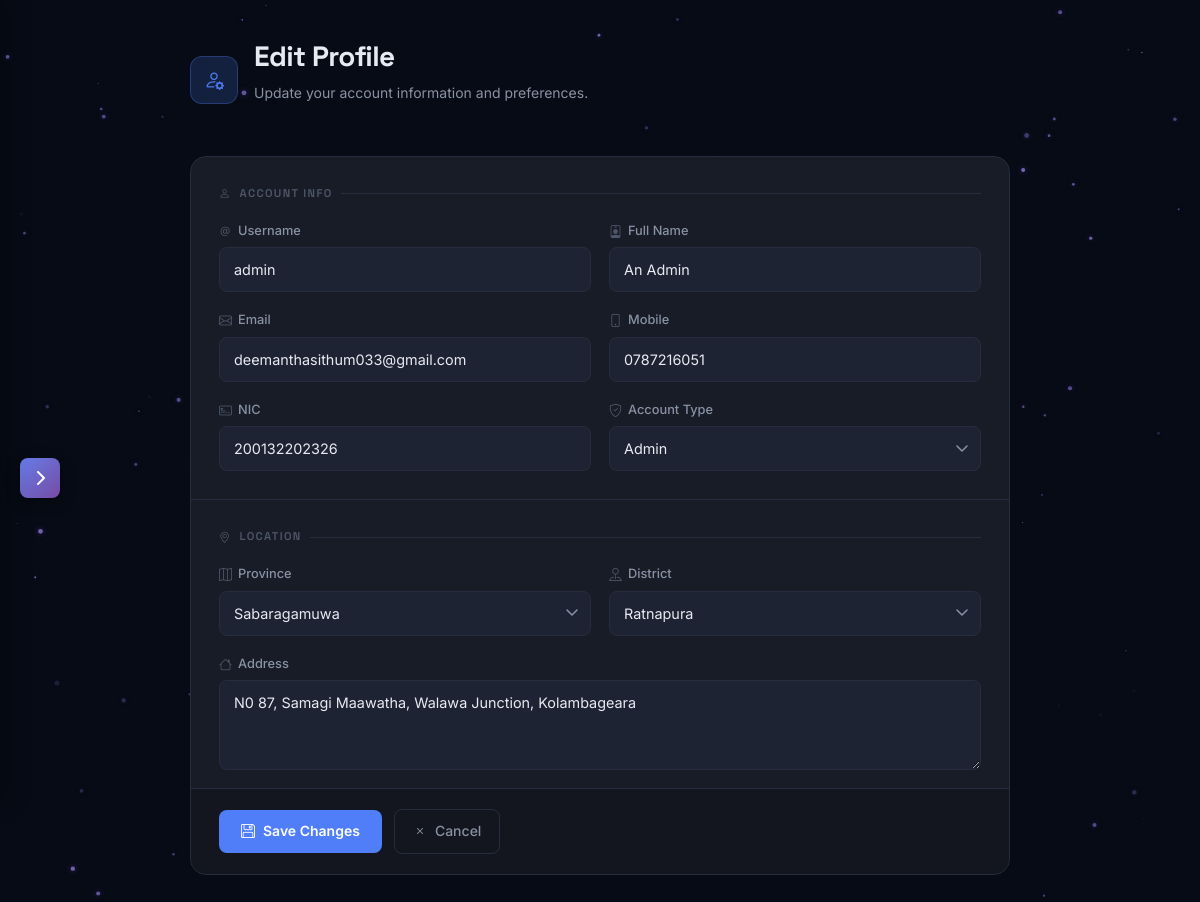
Page /edit_user_user_side_frontend.php (signed in) on the committed database.
### tables this page shows
CREATE TABLE `users` (
  `user_id` int NOT NULL AUTO_INCREMENT,
  `username` varchar(50) DEFAULT NULL,
  `fullname` varchar(100) NOT NULL,
  `mobile` varchar(15) DEFAULT NULL,
  `email` varchar(100) DEFAULT NULL,
  `nic` varchar(20) DEFAULT NULL,
  `district` varchar(100) NOT NULL,
  `province` varchar(100) NOT NULL,
  `address` text NOT NULL,
  `user_type` varchar(50) NOT NULL,
  `password` varchar(255) NOT NULL,
  `created_at` timestamp NULL DEFAULT CURRENT_TIMESTAMP,
  PRIMARY KEY (`user_id`),
  UNIQUE KEY `username` (`username`),
  UNIQUE KEY `email` (`email`),
  UNIQUE KEY `nic` (`nic`)
);

### Includes/sri_lanka_provinces_districts.php (called while the page is built)
<?php
$sl_provinces = [
    "Central" => ["Kandy", "Matale", "Nuwara Eliya"],
    "Eastern" => ["Ampara", "Batticaloa", "Trincomalee"],
    "North Central" => ["Anuradhapura", "Polonnaruwa"],
    "Northern" => ["Jaffna", "Kilinochchi", "Mannar", "Mullaitivu", "Vavuniya"],
    "North Western" => ["Kurunegala", "Puttalam"],
    "Sabaragamuwa" => ["Kegalle", "Ratnapura"],
    "Southern" => ["Galle", "Hambantota", "Matara"],
    "Uva" => ["Badulla", "Monaragala"],
    "Western" => ["Colombo", "Gampaha", "Kalutara"]
];
?>

### edit_user_user_side_frontend.php (the view, shortened to what this page needs)
<?php
include "includes/db_connection.php";
include "includes/sri_lanka_provinces_districts.php";
$Page_Name = "Edit Profile";
$cookie_data = [];
if (isset($_COOKIE['abc'])) {
    $cookie_data = json_decode($_COOKIE['abc'], true);
}
$user_id = isset($cookie_data['user_id']) ? intval($cookie_data['user_id']) : 0;
$stmt = $conn->prepare("SELECT * FROM users WHERE user_id = ?");
$stmt->bind_param("i", $user_id);
$stmt->execute();
$result = $stmt->get_result();
$user = $result->fetch_assoc();
$old_username  = htmlspecialchars($user['username']);
$old_fullname  = htmlspecialchars($user['fullname']);
$old_mobile    = htmlspecialchars($user['mobile']);
$old_email     = htmlspecialchars($user['email']);
$old_nic       = htmlspecialchars($user['nic']);
$old_address   = htmlspecialchars($user['address']);
$old_user_type = htmlspecialchars($user['user_type']);
$old_province  = htmlspecialchars($user['province']);
?>
<?php include "side_bar.php"; ?>
<!DOCTYPE html>
<html lang="si">
<head>
    <link href="https://cdn.jsdelivr.net/npm/bootstrap@5.3.0/dist/css/bootstrap.min.css" rel="stylesheet">
    <link href="https://cdn.jsdelivr.net/npm/bootstrap-icons@1.11.0/font/bootstrap-icons.css" rel="stylesheet">
</head>
<body>
<div class="profile-wrapper">
    <div class="page-header">
        <div class="page-header-icon"><i class="bi bi-person-gear"></i></div>
        <div class="page-header-text">
            <h1><?php echo $Page_Name; ?></h1>
            <p>Update your account information and preferences.</p>
        </div>
    </div>
    <form action="includes/edit_user_user_side_backend.php" method="POST">
        <div class="form-card">
            <div class="form-section">
                <div class="section-label"><i class="bi bi-person"></i> Account Info</div>
                <div class="form-row">
                    <div class="field-group">
                        <label class="field-label" for="username">
                            <i class="bi bi-at"></i> Username
                        </label>
                        <input type="text" id="username" name="username" class="field-input"
                               value="<?php echo $old_username; ?>" required
                               placeholder="your_username">
                    </div>
                    <div class="field-group">
                        <label class="field-label" for="fullname">
                            <i class="bi bi-person-badge"></i> Full Name
                        </label>
                        <input type="text" id="fullname" name="fullname" class="field-input"
                               value="<?php echo $old_fullname; ?>" required
                               placeholder="Your full name">
                    </div>
                </div>
                <div class="form-row">
                    <div class="field-group">
                        <label class="field-label" for="email">
                            <i class="bi bi-envelope"></i> Email
                        </label>
                        <input type="email" id="email" name="email" class="field-input"
                               value="<?php echo $old_email; ?>" required
                               placeholder="you@example.com">
                    </div>
                    <div class="field-group">
                        <label class="field-label" for="mobile">
                            <i class="bi bi-phone"></i> Mobile
                        </label>
                        <input type="text" id="mobile" name="mobile" class="field-input"
                               value="<?php echo $old_mobile; ?>" required
                               placeholder="+94 7X XXX XXXX">
                    </div>
                </div>
                <div class="form-row">
                    <div class="field-group">
                        <label class="field-label" for="nic">
                            <i class="bi bi-credit-card-2-front"></i> NIC
                        </label>
                        <input type="text" id="nic" name="nic" class="field-input"
                               value="<?php echo $old_nic; ?>" required
                               placeholder="123456789V">
                    </div>
                    <div class="field-group">
                        <label class="field-label" for="user_type">
                            <i class="bi bi-shield-check"></i> Account Type
                        </label>
                        <select id="user_type" name="user_type" class="field-input" required>
                            <?php if ($old_user_type === 'admin'): ?>
                                <option value="admin" <?php echo ($old_user_type == 'admin') ? 'selected' : ''; ?>>Admin</option>
                            <?php endif; ?>
                        </select>
                    </div>
                </div>
            </div>
            <div class="form-divider"></div>
            <div class="form-section">
                <div class="section-label"><i class="bi bi-geo-alt"></i> Location</div>
                <div class="form-row">
                    <div class="field-group">
                        <label class="field-label" for="province">
                            <i class="bi bi-map"></i> Province
                        </label>
                        <select id="province" name="province" class="field-input" required>
                            <?php
                            foreach ($sl_provinces as $prov => $districts) {
                                $selected = ($prov === $old_province) ? 'selected' : '';
                                echo "<option value=\"$prov\" $selected>$prov</option>";
                            }
                            ?>
                        </select>
                    </div>
                    <div class="field-group">
                        <label class="field-label" for="district">
                            <i class="bi bi-pin-map"></i> District
                        </label>
                        <select id="district" name="district" class="field-input" required>
                            <option value="">— Select District —</option>
                        </select>
                    </div>
                </div>
                <div class="form-row full">
                    <div class="field-group">
                        <label class="field-label" for="address">
                            <i class="bi bi-house"></i> Address
                        </label>
                        <textarea id="address" name="address" class="field-input" required
                                  placeholder="Your full address…"><?php echo $old_address; ?></textarea>
                    </div>
                </div>
            </div>
            <div class="form-actions">
                <button type="submit" class="btn-primary-custom">
                    <i class="bi bi-floppy"></i> Save Changes
                </button>
                <a href="index.php" class="btn-secondary-custom">
                    <i class="bi bi-x"></i> Cancel
                </a>
            </div>
        </div>
    </form>
</div>
</body>
</html>

### side_bar.php (style rules this page uses)
:root { --main-highlight-bg: rgba(255, 255, 255, 0.25); --main-highlight-color: #ffffff; --sub-highlight-bg: rgba(243, 8, 212, 0.4); --sub-highlight-color: #ffffff; }

### edit_user_user_side_frontend.php (style rules this page uses)
:root { --bg-base: #0d0f14; --bg-surface: #13161e; --bg-card: #181c27; --bg-elevated: #1e2333; --border: #272d3f; --border-focus: #4f7ef8; --accent: #4f7ef8; --accent-glow: rgba(79,126,248,0.18); --accent-hover: #6b93ff; --success-bg: #0d2318; --success-border:#1a4d30; --success-text: #4ade80; --error-bg: #230d0d; --error-border: #4d1a1a; --error-text: #f87171; --warning-text: #fb923c; --text-primary: #e8eaf2; --text-secondary: #8892a4; --text-muted: #4e5769; --font-display: 'Space Grotesk', sans-serif; --font-body: 'Inter', sans-serif; --radius-sm: 8px; --radius-md: 12px; --radius-lg: 16px; --transition: 0.2s cubic-bezier(0.4,0,0.2,1); }
*, *::before, *::after { box-sizing: border-box; margin: 0; padding: 0; }
html { scroll-behavior: smooth; }
body { background-color: var(--bg-base); color: var(--text-primary); font-family: var(--font-body); font-size: 15px; line-height: 1.6; min-height: 100vh; }
.profile-wrapper { max-width: 860px; margin: 0 auto; padding: 40px 20px 80px; }
.page-header { display: flex; align-items: center; gap: 16px; margin-bottom: 36px; }
.page-header-icon { width: 48px; height: 48px; background: var(--accent-glow); border: 1px solid rgba(79,126,248,0.3); border-radius: var(--radius-md); display: flex; align-items: center; justify-content: center; font-size: 20px; color: var(--accent); flex-shrink: 0; }
.page-header-text h1 { font-family: var(--font-display); font-size: clamp(1.35rem, 3vw, 1.75rem); font-weight: 700; color: var(--text-primary); letter-spacing: -0.02em; line-height: 1.2; }
.page-header-text p { font-size: 0.875rem; color: var(--text-secondary); margin-top: 3px; }
.form-card { background: var(--bg-card); border: 1px solid var(--border); border-radius: var(--radius-lg); overflow: hidden; }
.form-section { padding: 28px 28px 0; }
.section-label { font-family: var(--font-display); font-size: 0.7rem; font-weight: 600; letter-spacing: 0.12em; text-transform: uppercase; color: var(--text-muted); margin-bottom: 18px; display: flex; align-items: center; gap: 8px; }
.section-label::after { content: ''; flex: 1; height: 1px; background: var(--border); }
.form-divider { height: 1px; background: var(--border); margin: 28px 0 0; }
.form-row { display: grid; grid-template-columns: repeat(auto-fit, minmax(260px, 1fr)); gap: 18px; margin-bottom: 18px; }
.form-row.full { grid-template-columns: 1fr; }
.field-group { display: flex; flex-direction: column; gap: 6px; }
.field-label { font-size: 0.8rem; font-weight: 500; color: var(--text-secondary); display: flex; align-items: center; gap: 6px; }
.field-label i { font-size: 13px; color: var(--text-muted); }
.field-input { background: var(--bg-elevated); border: 1px solid var(--border); border-radius: var(--radius-sm); color: var(--text-primary); font-family: var(--font-body); font-size: 0.9rem; padding: 10px 14px; transition: border-color var(--transition), box-shadow var(--transition), background var(--transition); width: 100%; outline: none; -webkit-appearance: none; }
.field-input::placeholder { color: var(--text-muted); }
select.field-input { background-repeat: no-repeat; background-position: right 12px center; padding-right: 36px; cursor: pointer; }
select.field-input option { background: var(--bg-card); color: var(--text-primary); }
textarea.field-input { resize: vertical; min-height: 90px; }
.form-actions { display: flex; align-items: center; gap: 12px; padding: 20px 28px; background: var(--bg-surface); border-top: 1px solid var(--border); flex-wrap: wrap; }
.btn-primary-custom { display: inline-flex; align-items: center; gap: 8px; background: var(--accent); color: #fff; font-family: var(--font-body); font-size: 0.875rem; font-weight: 600; padding: 10px 22px; border-radius: var(--radius-sm); border: none; cursor: pointer; transition: background var(--transition), transform var(--transition), box-shadow var(--transition); text-decoration: none; }
.btn-secondary-custom { display: inline-flex; align-items: center; gap: 8px; background: transparent; color: var(--text-secondary); font-family: var(--font-body); font-size: 0.875rem; font-weight: 500; padding: 10px 18px; border-radius: var(--radius-sm); border: 1px solid var(--border); cursor: pointer; transition: all var(--transition); text-decoration: none; }

### rows in the picture
users: username "admin", fullname "An Admin", email "deemanthasithum033@gmail.com", mobile "0787216051", nic "200132202326", user_type "Admin", address "N0 87, Samagi Maawatha, Walawa Junction, Kolambageara"

### other values in the picture
$Page_Name "Edit Profile"
form field province "Sabaragamuwa"
